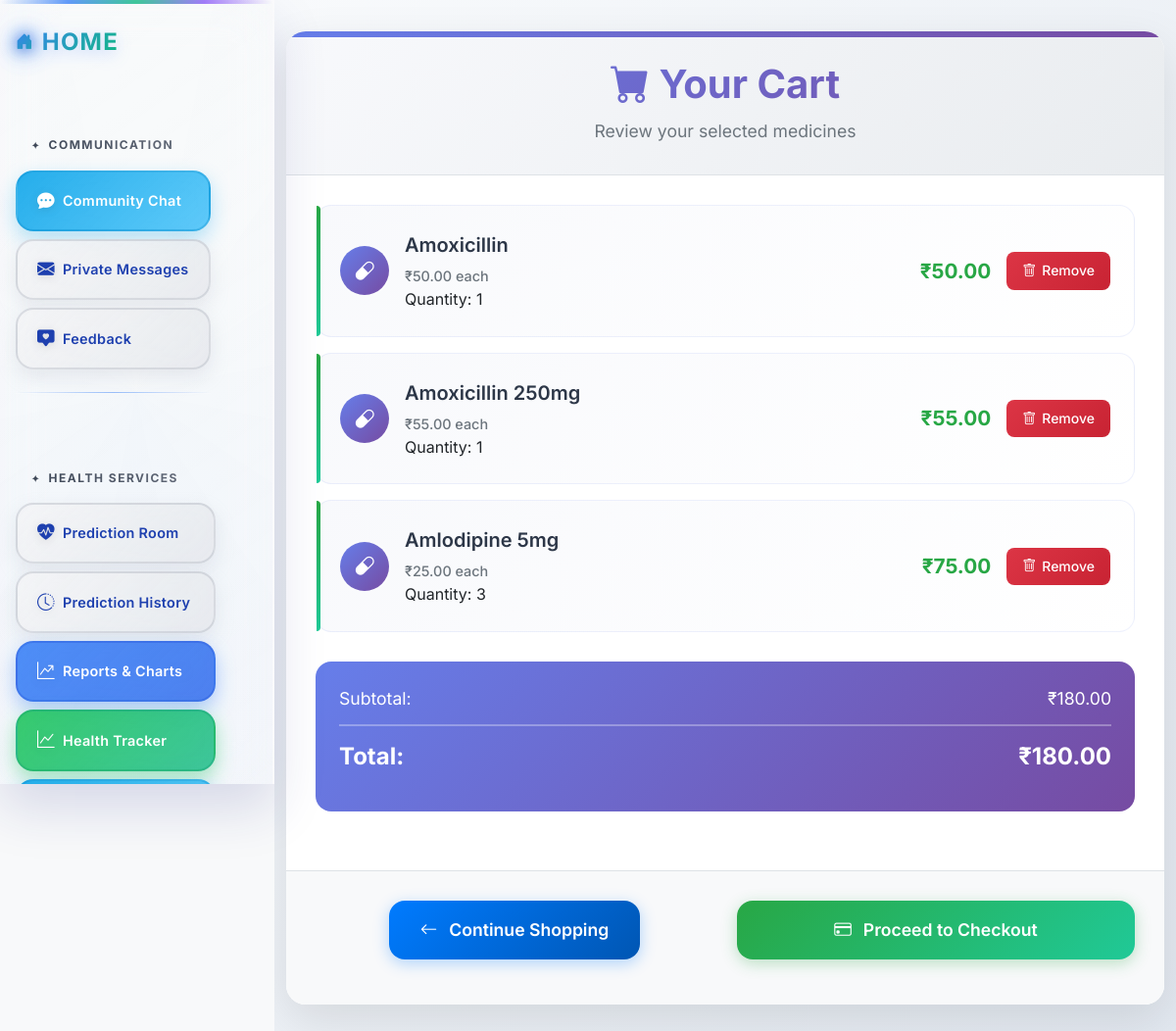
/store/cart/ (signed in), run on the app's committed database.
### medical_store/models.py (models this page shows, shortened)
class CartItem(models.Model):
    user = models.ForeignKey(User, on_delete=models.CASCADE)
    medicine = models.ForeignKey(Medicine, on_delete=models.CASCADE)
    quantity = models.PositiveIntegerField(default=1)
    price = models.DecimalField(max_digits=10, decimal_places=2, default=0.00)
    class Meta:
        unique_together = ['user', 'medicine']
    def get_total(self):
        return self.price * self.quantity

class Medicine(models.Model):
    name = models.CharField(max_length=200)
    price = models.DecimalField(max_digits=10, decimal_places=2)
    stock_quantity = models.PositiveIntegerField(default=100)
    category = models.CharField(max_length=100, default='General')
    manufacturer = models.CharField(max_length=200, blank=True, null=True)
    is_available = models.BooleanField(default=True)
    class Meta:
        ordering = ['name']

### medical_store/views.py (the view)
# urls.py: path("cart/", views.view_cart, name="view_cart"),
@login_required
def view_cart(request):
    cart_items = CartItem.objects.filter(user=request.user)
    total_price = sum(item.get_total() for item in cart_items)
    discount = 0
    if total_price > 500:
        discount = total_price * 0.1
    final_total = total_price - discount
    context = {
        'cart_items': cart_items,
        'total_price': total_price,
        'discount': discount,
        'final_total': final_total,
        'cart_count': cart_items.count()
    }
    return render(request, "medical_store/cart.html", context)

### medical_store/templates/medical_store/cart.html (shortened to what this page needs)
{% extends "base.html" %}
{% block content %}
<div class="cart-container">
    <div class="container">
        <div class="cart-main animate__animated animate__fadeInUp">
            <div class="cart-header">
                <h2 class="cart-title">
                    <i class="bi bi-cart-fill"></i> Your Cart
                </h2>
                <p class="cart-subtitle">Review your selected medicines</p>
            </div>
            <div class="cart-content">
                {% for item in cart_items %}
                <div class="cart-item" data-cart-item-id="{{ item.id }}">
                    <div class="item-content">
                        <div class="item-info">
                            <div class="item-icon">
                                <i class="bi bi-capsule"></i>
                            </div>
                            <div class="item-details">
                                <div class="item-name">{{ item.medicine.name }}</div>
                                <div class="item-price">₹{{ item.price }} each</div>
                                <div class="item-quantity">
                                     Quantity: {{ item.quantity }}
                                </div>
                            </div>
                        </div>
                        <div class="item-total" id="item-total-{{ item.id }}">
                            ₹{{ item.get_total }}
                        </div>
                        <a href="{% url 'remove_from_cart' item.id %}" class="remove-btn"
                           onclick="return confirmRemove('{{ item.medicine.name }}')">
                            <i class="bi bi-trash"></i>
                            Remove
                        </a>
                    </div>
                </div>
                {% empty %}
                <div class="empty-cart">
                    <i class="bi bi-cart"></i>
                    <h4>Your cart is empty</h4>
                    <p>Add some medicines to your cart to get started.</p>
                </div>
                {% endfor %}
                {% if cart_items %}
                <div class="summary-section">
                    <div class="summary-row">
                        <span>Subtotal:</span>
                        <span>₹{{ total_price }}</span>
                    </div>
                    <div class="summary-row total">
                        <span>Total:</span>
                        <span id="cart-total">₹{{ final_total }}</span>
                    </div>
                </div>
                {% endif %}
            </div>
            <div class="cart-footer">
                {% if cart_items %}
                <div class="row">
                    <div class="col-md-6 mb-3">
                        <a href="{% url 'medicine_list' %}" class="continue-shopping-btn">
                            <i class="bi bi-arrow-left"></i>
                            Continue Shopping
                        </a>
                    </div>
                    <div class="col-md-6">
                        <button class="checkout-btn" onclick="alert('Checkout functionality will be implemented in the next version.')">
                            <i class="bi bi-credit-card"></i>
                            Proceed to Checkout
                        </button>
                    </div>
                </div>
                {% else %}
                <a href="{% url 'medicine_list' %}" class="continue-shopping-btn">
                    <i class="bi bi-arrow-left"></i>
                    Start Shopping
                </a>
                {% endif %}
            </div>
        </div>
    </div>
</div>
{% endblock %}

### templates/base.html (style rules this page uses)
:root { --bg-color: #f8f9fa; --text-color: #212529; --primary-gradient: linear-gradient(135deg, #667eea 0%, #764ba2 100%); --secondary-gradient: linear-gradient(135deg, #f093fb 0%, #f5576c 100%); --success-gradient: linear-gradient(135deg, #4facfe 0%, #00f2fe 100%); --warning-gradient: linear-gradient(135deg, #43e97b 0%, #38f9d7 100%); --danger-gradient: linear-gradient(135deg, #fa709a 0%, #fee140 100%); --card-shadow: 0 10px 30px rgba(0, 0, 0, 0.1); --card-shadow-hover: 0 20px 40px rgba(0, 0, 0, 0.15); --border-radius: 15px; --transition: all 0.3s cubic-bezier(0.4, 0, 0.2, 1); }
* { box-sizing: border-box; }
body { background: var(--bg-color); color: var(--text-color); transition: var(--transition); font-family: 'Inter', -apple-system, BlinkMacSystemFont, 'Segoe UI', sans-serif; line-height: 1.6; overflow-x: hidden; }
html { scroll-behavior: smooth; }
body { margin: 0; padding: 0; position: relative; }

### data on the page
CartItem: medicine.name "Amoxicillin", price "50.00", quantity "1", get_total "50.00"
CartItem: medicine.name "Amoxicillin 250mg", price "55.00", quantity "1", get_total "55.00"
CartItem: medicine.name "Amlodipine 5mg", price "25.00", quantity "3", get_total "75.00"

### other printed values
{{ total_price }} "180.00"
{{ final_total }} "180.00"
